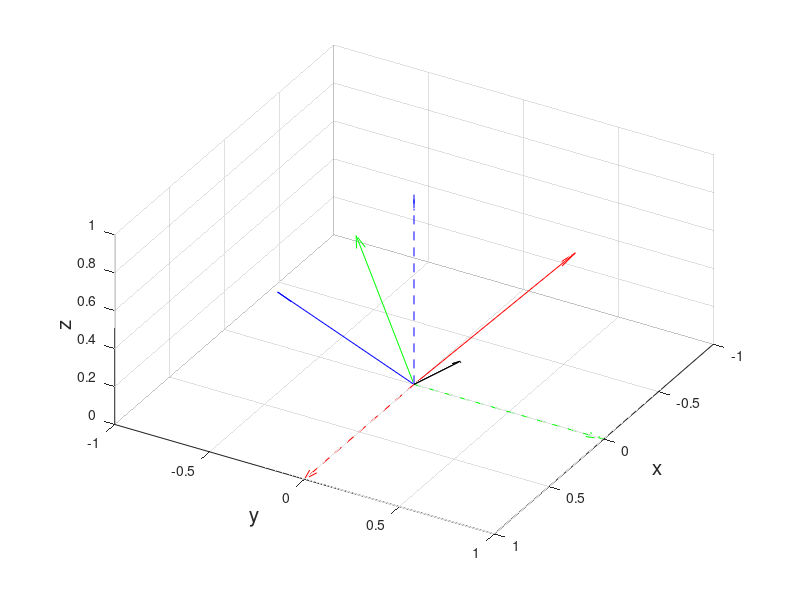

This figure's MATLAB source:
%============================
%      анимация поворота

clear;
v = [1/sqrt(3); 1/sqrt(3); 1/sqrt(3)]; % единичный вектор
%                    декартовой СК, отсекающий одинаковые
%                    отрезки по осям



% построим в поле графика исходный базис
e1 = [1;0;0];
e2 = [0;1;0];
e3 = [0;0;1];

figure;
hold on;
quiver3(0, 0, 0, e1(1), e1(2), e1(3),    1,...
       'MaxHeadSize', 0.05, 'Color', 'red',...
       'LineStyle', '--', 'DisplayName', 'x_{old}');
quiver3(0, 0, 0, e2(1), e2(2), e2(3),    1,...
       'MaxHeadSize', 0.05, 'Color', 'g',...
       'LineStyle', '--', 'DisplayName', 'y_{old}');
quiver3(0, 0, 0, e3(1), e3(2), e3(3),    1,...
       'MaxHeadSize', 0.05, 'Color', 'b',...
       'LineStyle', '--', 'DisplayName', 'z_{old}');
quiver3(0, 0, 0, v(1), v(2), v(3),    1,...
       'MaxHeadSize', 0.05, 'Color', 'k',...
       'LineStyle', '-', 'DisplayName', 'v');

daspect([1 1 1]);
xlabel('e_{1}', 'FontSize', 15);
ylabel('e_{2}', 'FontSize', 15);
zlabel('e_{3}', 'FontSize', 15);

legend('FontSize', 15);

view([120 30]); % угол зрения на график

angle_inc = 2; % шаг для поворота СК

% необходимо поворачивать СК e1 e2 e3 в неподвижной СК Octave
% => относимся к векторам e1 e2 e3 как к обычным

% углы в градусах
alpha = 60; % Z'
beta = 46;  % X'
gamma = 70; % Z''

A_z1 = rotz(alpha);
A_x2 = rotx(beta);
A_z3 = rotz(gamma);

alpha_array = angle_inc: angle_inc: alpha;
beta_array = angle_inc: angle_inc: beta;
gamma_array = angle_inc: angle_inc: gamma;

% сохраним исходные векторы базиса
e1_prev = e1;
e2_prev = e2;
e3_prev = e3;

v_prev = v;

% заготовки для координат повернутых векторов базиса
e1_next = zeros(size(e1));
e2_next = e1_next;
e3_next = e1_next;

v_next = e1_next;


A_z = rotz(angle_inc);

% Поворот вокруг Z на alpha
for k=1:length(alpha_array)
  % строим исходные (не повернутые) векторы заново (базиса и е)
  quiver3(0, 0, 0,...
        e1(1), e1(2), e1(3),...
        1, 'MaxHeadSize', 0.05, 'Color', 'r',...
        'LineStyle','--','DisplayName','x_{old}');
  hold on;
  quiver3(0, 0, 0,...
        e2(1), e2(2), e2(3),...
        1, 'MaxHeadSize', 0.05, 'Color', 'g',...
        'LineStyle','--','DisplayName','y_{old}');

  quiver3(0, 0, 0,...
        e3(1), e3(2), e3(3),...
        1, 'MaxHeadSize', 0.05, 'Color', 'blue',...
        'LineStyle','--','DisplayName','z_{old}');

  quiver3(0, 0, 0,...
        v(1), v(2), v(3),...
        1, 'MaxHeadSize', 0.05, 'Color', 'k',...
        'LineStyle','-','DisplayName','v');
        %считаем координаты повернутых векторов вокруг оси z
        % на каждой итерации

  e1_next=A_z*e1_prev;
  e2_next=A_z*e2_prev;
  e3_next=A_z*e3_prev;
  v_next=A_z'*v_prev; % хотим чтоб вектор оставался неподвижен поэтому транспонируем


   quiver3(0, 0, 0,...
        e1_next(1), e1_next(2), e1_next(3),...
        1, 'MaxHeadSize', 0.05, 'Color', 'r',...
        'LineStyle','-','DisplayName','x_{new}');
  quiver3(0, 0, 0,...
        e2_next(1), e2_next(2), e2_next(3),...
        1, 'MaxHeadSize', 0.05, 'Color', 'g',...
        'LineStyle','-','DisplayName','y_{new}');

  quiver3(0, 0, 0,...
        e3_next(1), e3_next(2), e3_next(3),...
        1, 'MaxHeadSize', 0.05, 'Color', 'blue',...
        'LineStyle','-','DisplayName','z_{new}');

  quiver3(0, 0, 0,...
        v(1), v(2), v(3),...
        1, 'MaxHeadSize', 0.05, 'Color', 'k',...
        'LineStyle','-','DisplayName','v');
  daspect([1 1 1]);
  xlabel('x','FontSize', 15);
  ylabel('y', 'FontSize',15);
  zlabel('z', 'FontSize',15);
  view([120 30]);
  pause(0.05);
        hold off;
  %обновляем координаты векторов базиса
  e1_prev=e1_next;
  e2_prev=e2_next;
  e3_prev=e3_next;


end

A_x = A_z1*rotx(angle_inc)*A_z1';

% Поворот вокруг Z на alpha
for k=1:length(beta_array)
  % строим исходные (не повернутые) векторы заново (базиса и е)
  quiver3(0, 0, 0,...
        e1(1), e1(2), e1(3),...
        1, 'MaxHeadSize', 0.05, 'Color', 'r',...
        'LineStyle','--','DisplayName','x_{old}');
  hold on;
  quiver3(0, 0, 0,...
        e2(1), e2(2), e2(3),...
        1, 'MaxHeadSize', 0.05, 'Color', 'g',...
        'LineStyle','--','DisplayName','y_{old}');

  quiver3(0, 0, 0,...
        e3(1), e3(2), e3(3),...
        1, 'MaxHeadSize', 0.05, 'Color', 'blue',...
        'LineStyle','--','DisplayName','z_{old}');

  quiver3(0, 0, 0,...
        v(1), v(2), v(3),...
        1, 'MaxHeadSize', 0.05, 'Color', 'k',...
        'LineStyle','-','DisplayName','v');
        %считаем координаты повернутых векторов вокруг оси z
        % на каждой итерации

  e1_next=A_x*e1_prev;
  e2_next=A_x*e2_prev;
  e3_next=A_x*e3_prev;
  v_next=A_x'*v_prev; % хотим чтоб вектор оставался неподвижен поэтому транспонируем


   quiver3(0, 0, 0,...
        e1_next(1), e1_next(2), e1_next(3),...
        1, 'MaxHeadSize', 0.05, 'Color', 'r',...
        'LineStyle','-','DisplayName','x_{new}');
  quiver3(0, 0, 0,...
        e2_next(1), e2_next(2), e2_next(3),...
        1, 'MaxHeadSize', 0.05, 'Color', 'g',...
        'LineStyle','-','DisplayName','y_{new}');

  quiver3(0, 0, 0,...
        e3_next(1), e3_next(2), e3_next(3),...
        1, 'MaxHeadSize', 0.05, 'Color', 'blue',...
        'LineStyle','-','DisplayName','z_{new}');

  quiver3(0, 0, 0,...
        v(1), v(2), v(3),...
        1, 'MaxHeadSize', 0.05, 'Color', 'k',...
        'LineStyle','-','DisplayName','v');
  daspect([1 1 1]);
  xlabel('x','FontSize', 15);
  ylabel('y', 'FontSize',15);
  zlabel('z', 'FontSize',15);
  view([120 30]);
  pause(0.05);
        hold off;
  %обновляем координаты векторов базиса
  e1_prev=e1_next;
  e2_prev=e2_next;
  e3_prev=e3_next;


end

A_z = rotz(angle_inc);
rotation = A_z1*A_x2;
A_z = rotation*A_z*rotation';
e3_next
A_z*e3_next


% Поворот вокруг Z на alpha
for k=1:length(gamma_array)
  % строим исходные (не повернутые) векторы заново (базиса и е)
  quiver3(0, 0, 0,...
        e1(1), e1(2), e1(3),...
        1, 'MaxHeadSize', 0.05, 'Color', 'r',...
        'LineStyle','--','DisplayName','x_{old}');
  hold on;
  quiver3(0, 0, 0,...
        e2(1), e2(2), e2(3),...
        1, 'MaxHeadSize', 0.05, 'Color', 'g',...
        'LineStyle','--','DisplayName','y_{old}');

  quiver3(0, 0, 0,...
        e3(1), e3(2), e3(3),...
        1, 'MaxHeadSize', 0.05, 'Color', 'blue',...
        'LineStyle','--','DisplayName','z_{old}');

  quiver3(0, 0, 0,...
        v(1), v(2), v(3),...
        1, 'MaxHeadSize', 0.05, 'Color', 'k',...
        'LineStyle','-','DisplayName','v');
        %считаем координаты повернутых векторов вокруг оси z
        % на каждой итерации

  e1_next=A_z*e1_prev;
  e2_next=A_z*e2_prev;
  e3_next=A_z*e3_prev;
  v_next=A_z'*v_prev; % хотим чтоб вектор оставался неподвижен поэтому транспонируем


   quiver3(0, 0, 0,...
        e1_next(1), e1_next(2), e1_next(3),...
        1, 'MaxHeadSize', 0.05, 'Color', 'r',...
        'LineStyle','-','DisplayName','x_{new}');
  quiver3(0, 0, 0,...
        e2_next(1), e2_next(2), e2_next(3),...
        1, 'MaxHeadSize', 0.05, 'Color', 'g',...
        'LineStyle','-','DisplayName','y_{new}');

  quiver3(0, 0, 0,...
        e3_next(1), e3_next(2), e3_next(3),...
        1, 'MaxHeadSize', 0.05, 'Color', 'blue',...
        'LineStyle','-','DisplayName','z_{new}');

  quiver3(0, 0, 0,...
        v(1), v(2), v(3),...
        1, 'MaxHeadSize', 0.05, 'Color', 'k',...
        'LineStyle','-','DisplayName','v');
  daspect([1 1 1]);
  xlabel('x','FontSize', 15);
  ylabel('y', 'FontSize',15);
  zlabel('z', 'FontSize',15);
  view([120 30]);
  pause(0.05);
        hold off;
  %обновляем координаты векторов базиса
  e1_prev=e1_next;
  e2_prev=e2_next;
  e3_prev=e3_next;


end
